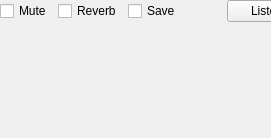
<?xml version="1.0" encoding="UTF-8"?>
<ui version="4.0">
 <class>AudioDetailWidget</class>
 <widget class="QWidget" name="AudioDetailWidget">
  <property name="geometry">
   <rect>
    <x>0</x>
    <y>0</y>
    <width>271</width>
    <height>138</height>
   </rect>
  </property>
  <property name="sizePolicy">
   <sizepolicy hsizetype="Expanding" vsizetype="Expanding">
    <horstretch>0</horstretch>
    <verstretch>0</verstretch>
   </sizepolicy>
  </property>
  <property name="windowTitle">
   <string>Form</string>
  </property>
  <widget class="QStackedWidget" name="stackedWidget">
   <property name="geometry">
    <rect>
     <x>9</x>
     <y>9</y>
     <width>253</width>
     <height>89</height>
    </rect>
   </property>
   <property name="sizePolicy">
    <sizepolicy hsizetype="Expanding" vsizetype="Expanding">
     <horstretch>0</horstretch>
     <verstretch>0</verstretch>
    </sizepolicy>
   </property>
   <property name="currentIndex">
    <number>0</number>
   </property>
   <widget class="QWidget" name="userMode"/>
   <widget class="QWidget" name="engineeringMode">
    <property name="sizePolicy">
     <sizepolicy hsizetype="Expanding" vsizetype="Expanding">
      <horstretch>0</horstretch>
      <verstretch>0</verstretch>
     </sizepolicy>
    </property>
    <layout class="QHBoxLayout" name="horizontalLayout_3">
     <item>
      <widget class="QTreeWidget" name="treeWidget">
       <property name="sizePolicy">
        <sizepolicy hsizetype="Preferred" vsizetype="Preferred">
         <horstretch>0</horstretch>
         <verstretch>0</verstretch>
        </sizepolicy>
       </property>
       <column>
        <property name="text">
         <string>Item</string>
        </property>
       </column>
       <column>
        <property name="text">
         <string>Value</string>
        </property>
       </column>
      </widget>
     </item>
     <item>
      <widget class="QwtPlot" name="plot">
       <property name="sizePolicy">
        <sizepolicy hsizetype="Expanding" vsizetype="Expanding">
         <horstretch>0</horstretch>
         <verstretch>0</verstretch>
        </sizepolicy>
       </property>
       <property name="frameShape">
        <enum>QFrame::StyledPanel</enum>
       </property>
       <property name="frameShadow">
        <enum>QFrame::Raised</enum>
       </property>
      </widget>
     </item>
    </layout>
   </widget>
  </widget>
  <widget class="QWidget" name="">
   <layout class="QHBoxLayout" name="horizontalLayout_2">
    <item>
     <widget class="QCheckBox" name="mute">
      <property name="text">
       <string>Mute</string>
      </property>
     </widget>
    </item>
    <item>
     <widget class="QCheckBox" name="reverb">
      <property name="text">
       <string>Reverb</string>
      </property>
     </widget>
    </item>
    <item>
     <widget class="QCheckBox" name="save">
      <property name="text">
       <string>Save</string>
      </property>
     </widget>
    </item>
    <item>
     <spacer name="horizontalSpacer">
      <property name="orientation">
       <enum>Qt::Horizontal</enum>
      </property>
      <property name="sizeHint" stdset="0">
       <size>
        <width>40</width>
        <height>20</height>
       </size>
      </property>
     </spacer>
    </item>
    <item>
     <widget class="QPushButton" name="buttonListen">
      <property name="text">
       <string>Listen</string>
      </property>
     </widget>
    </item>
   </layout>
  </widget>
 </widget>
 <customwidgets>
  <customwidget>
   <class>QwtPlot</class>
   <extends>QFrame</extends>
   <header>qwt_plot.h</header>
   <container>1</container>
  </customwidget>
 </customwidgets>
 <resources/>
 <connections/>
</ui>
